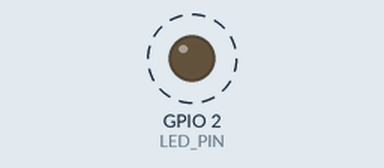
This sketch was run on a simulated ESP32. Shown: output pins drawn as LEDs (lit = HIGH). Dashed ring = blinking. WiFi joins after 1.5 s; servers stay silent unless stated; what the sketch prints to the serial monitor is not drawn.

Above: at 1.7 s.
Timing chart, 0 to 4.5 s (numbered marks = the images above):
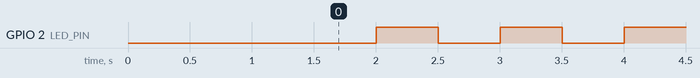

The sketch:

esp32_test.ino
```cpp
/*
              ESP-32 Wifi Test

  [Blinks internal LED upon successful connection]

*/


#include <WiFi.h>

// Pin of internal LED of the ESP32
#define LED_PIN 2

// Speed of Serial Communication
#define SERIAL_COMSPEED 9600

// Credentials for network SSID and PWD
#define SSID "ubilab_wifi"
#define PWD "ohg4xah3oufohreiPe7e"

// Device can be found on the network using this name
#define NAME "Puzzle_2"

// Setup function that runs once upon startup or reboot
void setup() {
  // Initialize the Serial Port
  Serial.begin(SERIAL_COMSPEED);

  pinMode(LED_PIN,OUTPUT);

  /*********************
     WiFi Connection
   *********************/
  Serial.print("Connecting to ");
  Serial.println(SSID);
  // Set name passed to AP while connection
  WiFi.setHostname(NAME);
  // Connect to AP
  WiFi.begin(SSID, PWD);
  // Wait while not connected
  while (WiFi.status() != WL_CONNECTED) {
    delay(500); Serial.print(".");
  }
  // Print IP
  Serial.println("\nWiFi connected.\nIP Adress: ");
  Serial.println(WiFi.localIP());
}

void loop(){
  if(WiFi.status() == WL_CONNECTED){
  delay(500);
  digitalWrite(LED_PIN,HIGH);
  delay(500);
  digitalWrite(LED_PIN,LOW);
  }
  else{
  digitalWrite(LED_PIN, LOW);
  }
}
```

Measured:
- by itself, GPIO 2 (LED_PIN): alternates HIGH for 0.50 s and LOW for 0.50 s
